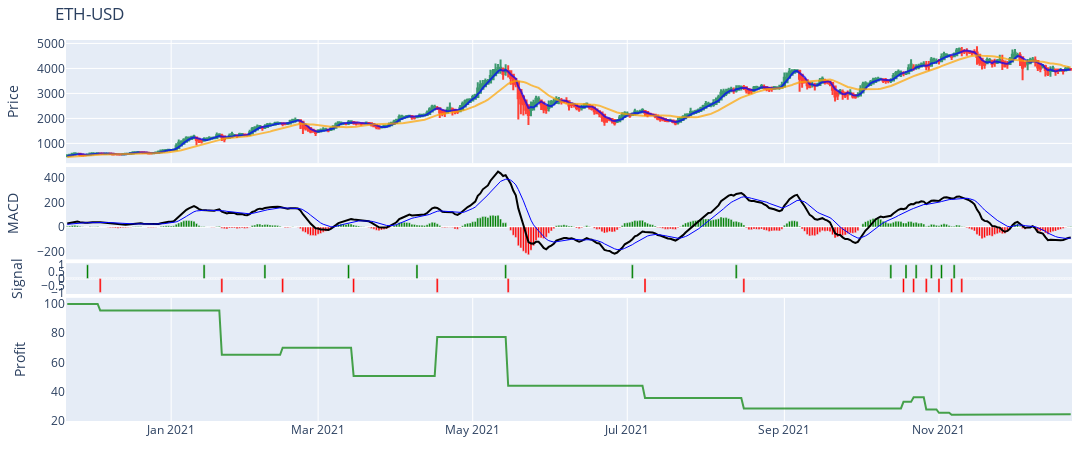

Notebook cell for this chart:
### Code cell
for t in tickers:
    df = all_data[t]

    # first declare an empty figure
    fig = go.Figure()

    # add subplot properties when initializing fig variable
    fig = make_subplots(rows=4, cols=1, shared_xaxes=True,
                        vertical_spacing=0.01, 
                        row_heights=[0.4,0.3,0.1, 0.4])
    # add OHLC trace on first row
    fig.add_trace(go.Candlestick(x=df.index,
                                open=df['HKOpen'],
                                high=df['HKHigh'],
                                low=df['HKLow'],
                                close=df['HKClose'], 
                                showlegend=False))

    # add moving average traces on same row
    fig.add_trace(go.Scatter(x=df.index, 
                            y=df['MA5'], 
                            opacity=0.7, 
                            line=dict(color='blue', width=2), 
                            name='MA 5'))
    fig.add_trace(go.Scatter(x=df.index, 
                            y=df['MA20'], 
                            opacity=0.7, 
                            line=dict(color='orange', width=2), 
                            name='MA 20'))

    # Plot MACD trace on 2nd row
    fig.add_trace(go.Scatter(x=df.index,
                            y=df['MACD'],
                            line=dict(color='black', width=2)
                            ), row=2, col=1)
    fig.add_trace(go.Scatter(x=df.index,
                            y=df['MACD_sig'],
                            line=dict(color='blue', width=1)
                            ), row=2, col=1)

    colors = ['green' if val >= 0 
            else 'red' for val in df['MACD_diff']]

    fig.add_trace(go.Bar(x=df.index, 
                        y=df['MACD_diff'],
                        marker_color=colors
                        ), row=2, col=1)

    colors = ['green' if val >= 0 
            else 'red' for val in df['Sig']]

    fig.add_trace(go.Bar(x=df.index, 
                        y=df['Sig'],
                        marker_color=colors
                        ), row=3, col=1)

    fig.add_trace(go.Scatter(x=df.index, 
                            y=df['Profit'], 
                            opacity=0.7, 
                            line=dict(color='green', width=2), 
                            name='Profit'), row=4, col=1)
    # Plot volume trace on 3rd row
    #colors = ['green' if row['HKClose'] - row['HKOpen'] >= 0 
    #        else 'red' for index, row in df.iterrows()]
    #fig.add_trace(go.Bar(x=df.index, 
    #                    y=df['Volume'],
    #                    marker_color=colors
    #                    ), row=4, col=1)

    # update y-axis label
    fig.update_yaxes(title_text="Price", row=1, col=1)
    fig.update_yaxes(title_text="MACD", showgrid=False, row=2, col=1)
    fig.update_yaxes(title_text="Signal", showgrid=False, row=3, col=1)
    fig.update_yaxes(title_text="Profit", showgrid=False, row=4, col=1)
    #fig.update_yaxes(title_text="Volume", showgrid=False, row=4, col=1)

    # update layout by changing the plot size, hiding legends & rangeslider, and removing gaps between dates
    fig.update_layout(height=450, width=1200, 
                    showlegend=False, 
                    title=t,
                    xaxis_rangeslider_visible=False,
                    xaxis_rangebreaks=[dict(values=dt_breaks)])

    # removing white space
    fig.update_layout(margin=go.layout.Margin(
            l=20, #left margin
            r=20, #right margin
            b=20, #bottom margin
            t=40  #top margin
        ))

    #from IPython.display import Image
    #image_bytes = fig.to_image(format='png', width=1200, height=700, scale=1)
    #display(Image(image_bytes))

    fig.show()

### Figure 1 — Plotly figure (JSON) as saved in the notebook; plotly's stock layout.template omitted (floating-point values rounded to 4 significant figures; data arrays with more than 128 entries replaced by an {"elided": "..."} marker saying what was removed)
{"data": [{"close": {"elided": "397 float values"}, "high": {"elided": "397 float values"}, "low": {"elided": "397 float values"}, "open": {"elided": "397 float values"}, "showlegend": false, "type": "candlestick", "x": {"elided": "397 str values"}}, {"line": {"color": "blue", "width": 2}, "name": "MA 5", "opacity": 0.7, "type": "scatter", "x": {"elided": "397 str values"}, "y": {"elided": "397 float values"}}, {"line": {"color": "orange", "width": 2}, "name": "MA 20", "opacity": 0.7, "type": "scatter", "x": {"elided": "397 str values"}, "y": {"elided": "397 float values"}}, {"line": {"color": "black", "width": 2}, "type": "scatter", "x": {"elided": "397 str values"}, "xaxis": "x2", "y": {"elided": "397 float values"}, "yaxis": "y2"}, {"line": {"color": "blue", "width": 1}, "type": "scatter", "x": {"elided": "397 str values"}, "xaxis": "x2", "y": {"elided": "397 float values"}, "yaxis": "y2"}, {"marker": {"color": {"elided": "397 str values"}}, "type": "bar", "x": {"elided": "397 str values"}, "xaxis": "x2", "y": {"elided": "397 float values"}, "yaxis": "y2"}, {"marker": {"color": {"elided": "397 str values"}}, "type": "bar", "x": {"elided": "397 str values"}, "xaxis": "x3", "y": {"elided": "397 int values"}, "yaxis": "y3"}, {"line": {"color": "green", "width": 2}, "name": "Profit", "opacity": 0.7, "type": "scatter", "x": {"elided": "397 str values"}, "xaxis": "x4", "y": {"elided": "397 float values"}, "yaxis": "y4"}], "layout": {"height": 450, "margin": {"b": 20, "l": 20, "r": 20, "t": 40}, "showlegend": false, "title": {"text": "ETH-USD"}, "width": 1200, "xaxis": {"anchor": "y", "domain": [0, 1], "matches": "x4", "rangebreaks": [{"values": ["2021-01-28"]}], "rangeslider": {"visible": false}, "showticklabels": false}, "xaxis2": {"anchor": "y2", "domain": [0, 1], "matches": "x4", "showticklabels": false}, "xaxis3": {"anchor": "y3", "domain": [0, 1], "matches": "x4", "showticklabels": false}, "xaxis4": {"anchor": "y4", "domain": [0, 1]}, "yaxis": {"anchor": "x", "domain": [0.6767, 1], "title": {"text": "Price"}}, "yaxis2": {"anchor": "x2", "domain": [0.4242, 0.6667], "showgrid": false, "title": {"text": "MACD"}}, "yaxis3": {"anchor": "x3", "domain": [0.3333, 0.4142], "showgrid": false, "title": {"text": "Signal"}}, "yaxis4": {"anchor": "x4", "domain": [0, 0.3233], "showgrid": false, "title": {"text": "Profit"}}}}
